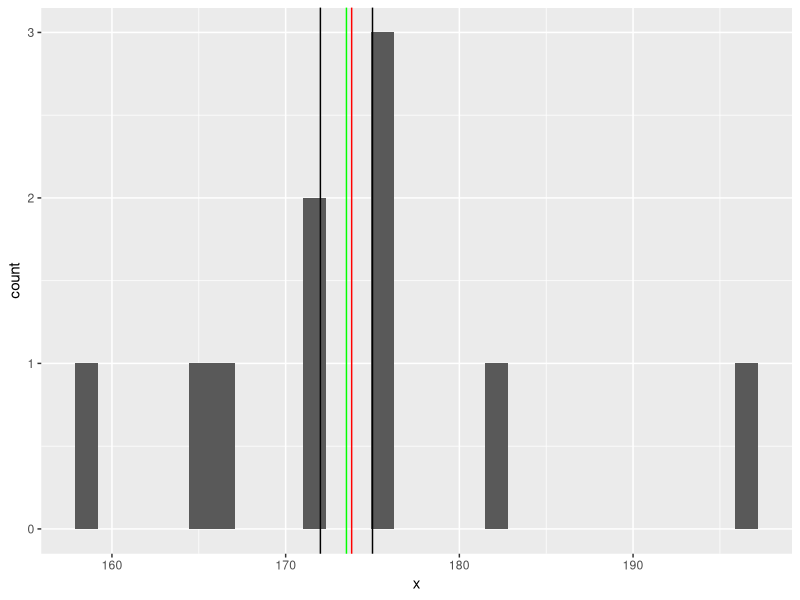
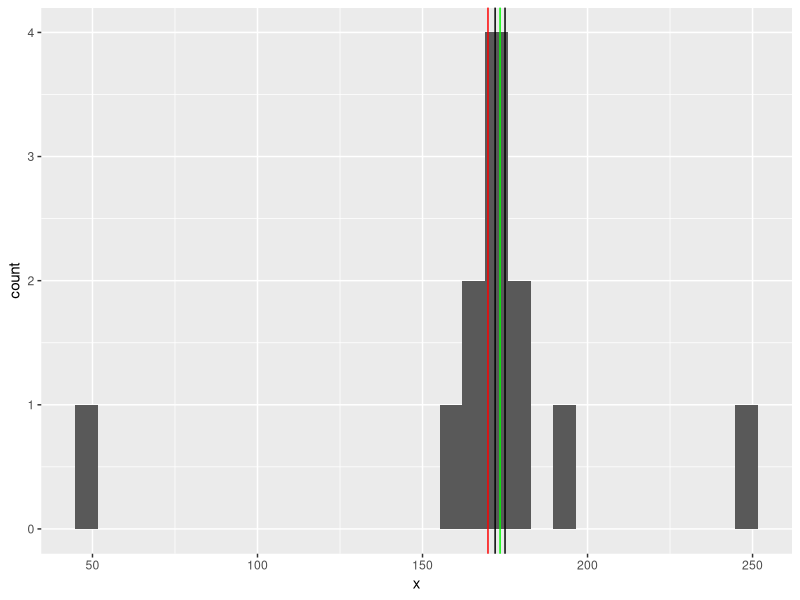
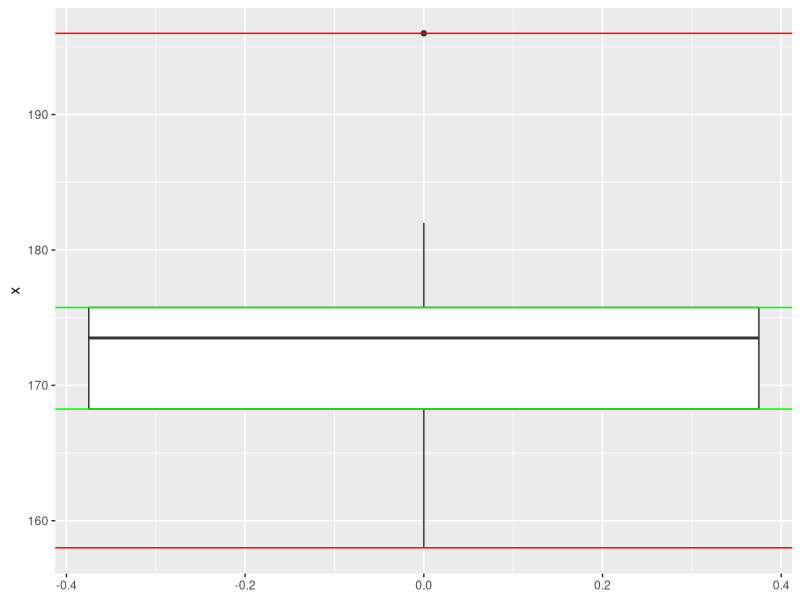
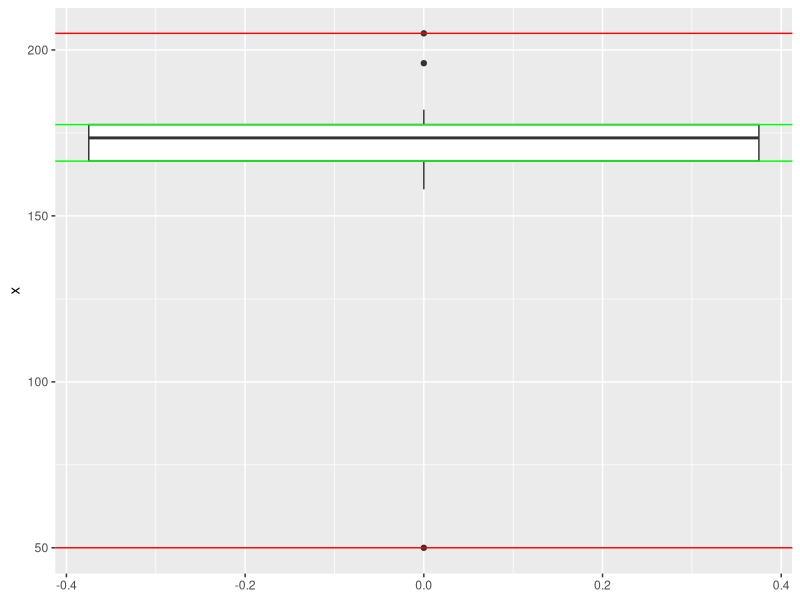

Write the R code that produced these figures, in order. (Note: this script raises an error after producing the figures.)
## ---- chunk 1
library(ggplot2)
library(magrittr)
library(ggpubr)
x <- c(175, 176, 182, 165, 167, 172, 175, 196, 158, 172)
## ---- chunk 2
###   Mean
my_mean <- function(x){
  mean_result <-  sum(x)/length(x)
  print(mean_result)
}

## Median
my_median <- function(x){
  if ((length(x)) %% 2==0){
    x1 <- sort(x)
    central <- length(x)/2
    result <-(x1[central]+x1[central+1])/2
  } else {
    x1 <- sort(x)
    result <- x1[round(length(x)/2)]
  }
  return(result)
}


#check on vector with length
a <- c(175, 176, 182, 165, 167, 196, 158)
median(a)
my_median(a)

###   Mode
my_mode <- function(x) {                     
  x2 <- unique(x)
  x3 <- tabulate(match(x, x2))
  x2[x3 == max(x3)]
}


###### 1.1  #######
#calculate mode, median and mean for the sample. Compare results for own and  built-ins for median and mean

my_mean(x)
mean(x)

print(my_median(x))
median(x)

my_mode(x)


####### 1.2 ########
#visualize histogram with 3 vertical lines for measures of center

ggplot(as.data.frame(x), aes(x)) + 
  geom_histogram() +
  geom_vline(xintercept = my_mean(x), color = "red") + 
  geom_vline(xintercept = my_median(x), color = "green") + 
  geom_vline(xintercept = my_mode(x), color = "black")

####### 1.3 ########
#spoil your sample with the outlier - repeat steps 1.1 and 1.2
x <- c(175, 176, 182, 165, 167, 172, 175, 196, 158, 172, 50, 250)
my_mean(x)
mean(x)
mean(x,trim=0.3)

print(my_median(x))
median(x)

my_mode(x)

ggplot(as.data.frame(x), aes(x)) + 
  geom_histogram() +
  geom_vline(xintercept = my_mean(x), color = "red") + 
  geom_vline(xintercept = my_median(x), color = "green") + 
  geom_vline(xintercept = my_mode(x), color = "black")

########            Measurea of spread
## ---- chunk 3

#### 2.0 ######

# 2.0 write the functions/one-liners for variance and sd, calculate result, compare with the built-ins
x <- c(175, 176, 182, 165, 167, 172, 175, 196, 158, 172)

variance <- function(x){
  return(sum((x - mean(x))^2)/(length(x)-1))
}

std <- function(x){
  return(sqrt(sum((x - mean(x))^2)/(length(x)-1)))
}

variance(x)
var(x)

std(x)
sd(x)

########  2.1 #####
#visualize with the box plot and add horizontal lines for range, IQR, 1-sd borders (use built-ins)

ggplot(as.data.frame(x), aes(y = x)) +
  geom_boxplot() +
  geom_hline(yintercept = min(x), color = 'red') +
  geom_hline(yintercept = max(x), color = 'red') +
  geom_hline(yintercept = quantile(x, 3/4), color = 'green') +
  geom_hline(yintercept = quantile(x, 1/4), color = 'green')


####### 2.2######## spoil your sample with the outlier, repeat step 2.1
x <- c(175, 176, 182, 165, 167, 172, 175, 196, 158, 172, 50, 205)
ggplot(as.data.frame(x), aes(y = x)) +
  geom_boxplot() +
  geom_hline(yintercept = min(x), color = 'red') +
  geom_hline(yintercept = max(x), color = 'red') +
  geom_hline(yintercept = quantile(x, 3/4), color = 'green') +
  geom_hline(yintercept = quantile(x, 1/4), color = 'green')


##### 3 ####### properties
x <- c(175, 176, 182, 165, 167, 172, 175, 196, 158, 172)

# 3.0 check the properties for mean and sd for your sample
mean(x-100) == mean(x) - 100
mean(x / 100) == mean(x) / 100
abs(sum(x - mean(x)) - 0) < 0.000000001


var(x - 100) == var(x)
var(x / 100) == var(x) / 10000
sd(x / 100) == sd(x) / 100
# 3.1 visualize result tabularly and graphically (maybe with facetting free scales?)
#tabularly

properties <- as.table(matrix(c(mean(x), mean(x - 100), mean(x/ 100), 
                             var(x), var(x - 100),var(x / 100), 
                             sd(x), sd(x - 100), sd(x / 100)), ncol = 3, byrow = TRUE))
colnames(properties) <- c("x","x-100","x/100")
rownames(properties) <- c("Mean","Variance","SD")
properties


#graphically
library(dplyr)
library(ggplot2)



##### 4 ####### normal distribution


# 4.0 for the population N(175, 10) find the probability to be:
# less than 156cm,
pnorm(156,175,10)
# more than 198,
pnorm(198,175,10,lower.tail = FALSE)
# between 168 and 172 cm
pnorm(168,175,10,lower.tail = FALSE)-pnorm(172,175,10,lower.tail = TRUE)

## Standard normal distribution
# 4.1 check the properties of 1-2-3-sd's for standard normal distribution using pnorm()

## Standardization
# 4.2 generate sample using rnorm() from N(175, 10), find mean ans sd;
set.seed(1)
y = rnorm(10000,175,10)
mean(y)
sd(y)
# 4.3 standardize, find the same
y1 = (y-mean(y))/sd(y)
mean(y1)
sd(y1)
##### 5 ####### 
##Central limit theorem
set.seed(42)
b <-  rnorm(1e6,0,1)

# 5.0 Generate large population (n ~ 100 000 - 1 000 000) distributed as N(0, 1) 
set.seed(42)
pop <-  rnorm(1e6,0,1)
mean(pop)
# Sample from population k observations for 30 times - you will have set of 30 samples.

set10 <- replicate(30, sample(pop,10))
set50 <-  replicate(30, sample(pop,50))
set100 <-  replicate(30, sample(pop,100))
set500 <-  replicate(30, sample(pop,500))

# For each sample calculate mean. For the set calculate means of means, sd of means, SE.
means_each_sample <- function(set){
  mean_i <- c()
  for (i in 1:ncol(set)) {
    mean_i[i] <- mean(set[,i])
  }
  return(mean_i)
}

SE <- function(means){
  return(sd(means)/sqrt(length(means)))
}  


means_set10 <- means_each_sample(set10)
mean_of_means10 <- mean(means_set10)
sd10 <- sd(means_set10)
SE10 <- SE(means_set10)

means_set50 <- means_of_means(set50)
mean_of_means50 <- mean(means_set50)
sd50 <- sd(means_set50)
SE50 <- SE(means_set50)

means_set100 <- means_of_means(set100)
mean_of_means100 <- mean(means_set100)
sd100 <- sd(means_set100)
SE100 <- SE(means_set100)

means_set500 <- means_of_means(set500)
mean_of_means500 <- mean(means_set500)
sd500 <- sd(means_set500)
SE500 <- SE(means_set500)
 
# Create table with k, mean of means, sd of means, SE.
k <- c(10,50,100,500)
means_of_mean <- c(mean_of_means10,mean_of_means50,mean_of_means100,mean_of_means500)
sd_means <- c(sd10,sd50,sd100,sd500)
SE_means <- c(SE10,SE50,SE100, SE500)
table_clt <- data.frame(k, means_of_mean, sd_means,SE_means )
# Visualize distribution of means with histogram and lines for mean of means and SE
# 5.1 k = 10
ggplot(as.data.frame(means_set10), aes(means_set10)) + 
  geom_histogram() +
  geom_vline(xintercept = mean(means_set10), color = "red") + 
  geom_vline(xintercept = SE(means_set10), color = "blue")
# 5.2 k = 50
ggplot(as.data.frame(means_set50), aes(means_set50)) + 
  geom_histogram() +
  geom_vline(xintercept = mean(means_set50), color = "red") + 
  geom_vline(xintercept = SE(means_set50), color = "blue")
# 5.3 k = 100
ggplot(as.data.frame(means_set100), aes(means_set100)) + 
  geom_histogram() +
  geom_vline(xintercept = mean(means_set100), color = "red") + 
  geom_vline(xintercept = SE(means_set100), color = "blue")
# 5.4 k = 500
ggplot(as.data.frame(means_set500), aes(means_set500)) + 
  geom_histogram() +
  geom_vline(xintercept = mean(means_set500), color = "red") + 
  geom_vline(xintercept = SE(means_set500), color = "blue")
